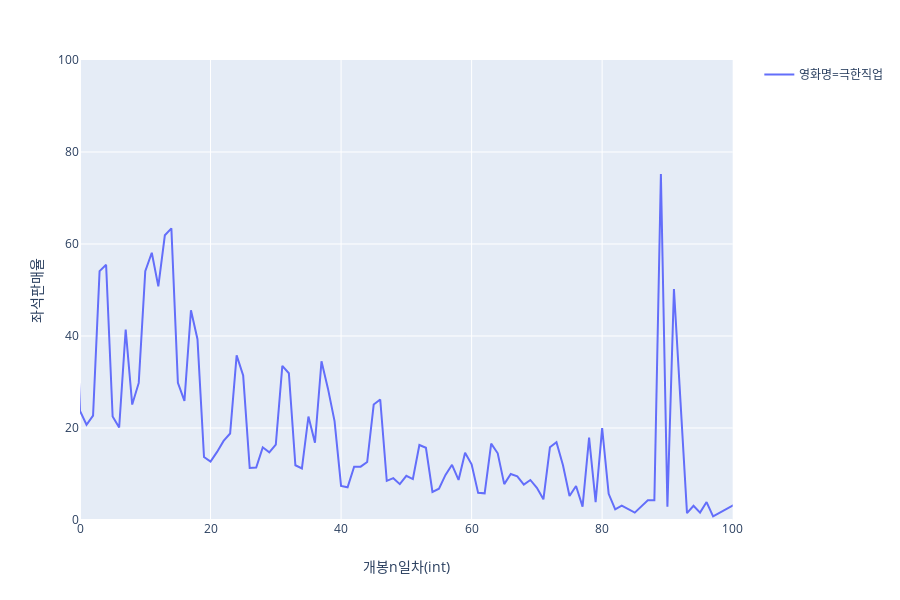

The notebook cell saved with this chart:
### Code cell
px.line(daily[daily['영화명']=='극한직업'], x='개봉n일차(int)', y='좌석판매율', color='영화명', range_x=[0,100], range_y=[0,100])

### Figure 1 — Plotly figure (JSON) as saved in the notebook; plotly's stock layout.template omitted (floating-point values rounded to 4 significant figures; data arrays with more than 128 entries replaced by an {"elided": "..."} marker saying what was removed)
{"data": [{"hoverlabel": {"namelength": 0}, "hovertemplate": "영화명=극한직업<br>개봉n일차(int)=%{x}<br>좌석판매율=%{y}", "legendgroup": "영화명=극한직업", "line": {"color": "#636efa", "dash": "solid"}, "mode": "lines", "name": "영화명=극한직업", "showlegend": true, "type": "scatter", "x": {"elided": "132 int values"}, "xaxis": "x", "y": {"elided": "132 float values"}, "yaxis": "y"}], "layout": {"height": 600, "legend": {"tracegroupgap": 0}, "margin": {"t": 60}, "xaxis": {"anchor": "y", "domain": [0, 0.98], "range": [0, 100], "title": {"text": "개봉n일차(int)"}}, "yaxis": {"anchor": "x", "domain": [0, 1], "range": [0, 100], "title": {"text": "좌석판매율"}}}}
